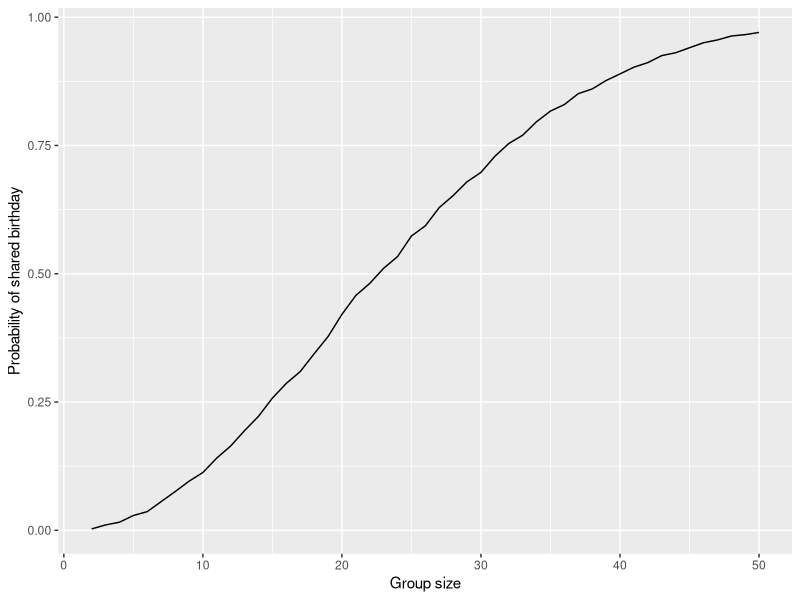

Recreate this plot in R.
## ---- chunk 1
library(tidyverse)

## ---- chunk 2

birthday_sim = function(n) {
  any(duplicated(sample(1:365, n, replace = TRUE)))
}

set.seed(2026)

birthday_results =
  tibble(n = 2:50) |>
  mutate(
    prob = map_dbl(n, \(x) mean(replicate(10000, birthday_sim(x))))
  )

birthday_results |>
  ggplot(aes(x = n, y = prob)) +
  geom_line() +
  labs(
    x = "Group size",
    y = "Probability of shared birthday"
  )
